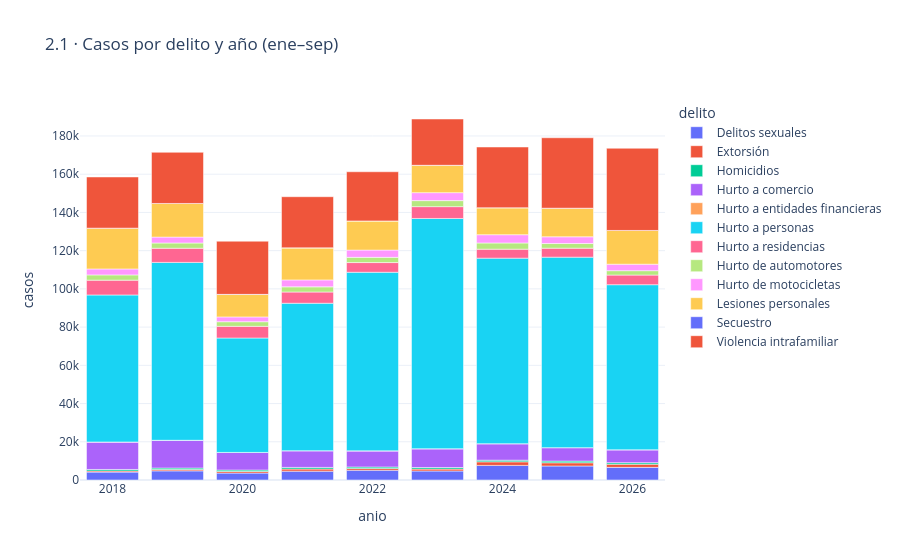

The notebook cell saved with this chart:
### Markdown cell above
## 2.1 ¿Qué delitos pesan más? (volumen total en la ventana comparable)

### Code cell
anual = A.tabla_anual(dfv)
largo = anual.reset_index().melt(id_vars="delito", var_name="anio", value_name="casos")
px.bar(largo, x="anio", y="casos", color="delito", title="2.1 · Casos por delito y año (ene–sep)")

### Figure 1 — Plotly figure (JSON) as saved in the notebook; plotly's stock layout.template omitted (floating-point values rounded to 4 significant figures)
{"data": [{"hovertemplate": "delito=Delitos sexuales<br>anio=%{x}<br>casos=%{y}<extra></extra>", "legendgroup": "Delitos sexuales", "marker": {"color": "#636efa", "pattern": {"shape": ""}}, "name": "Delitos sexuales", "orientation": "v", "showlegend": true, "textposition": "auto", "type": "bar", "x": [2018, 2019, 2020, 2021, 2022, 2023, 2024, 2025, 2026], "xaxis": "x", "y": [4142, 4783, 3624, 4631, 5121, 4721, 7649, 7339, 6613], "yaxis": "y"}, {"hovertemplate": "delito=Extorsión<br>anio=%{x}<br>casos=%{y}<extra></extra>", "legendgroup": "Extorsión", "marker": {"color": "#EF553B", "pattern": {"shape": ""}}, "name": "Extorsión", "orientation": "v", "showlegend": true, "textposition": "auto", "type": "bar", "x": [2018, 2019, 2020, 2021, 2022, 2023, 2024, 2025, 2026], "xaxis": "x", "y": [589, 735, 828, 1111, 948, 992, 1856, 1665, 1639], "yaxis": "y"}, {"hovertemplate": "delito=Homicidios<br>anio=%{x}<br>casos=%{y}<extra></extra>", "legendgroup": "Homicidios", "marker": {"color": "#00cc96", "pattern": {"shape": ""}}, "name": "Homicidios", "orientation": "v", "showlegend": true, "textposition": "auto", "type": "bar", "x": [2018, 2019, 2020, 2021, 2022, 2023, 2024, 2025, 2026], "xaxis": "x", "y": [784, 743, 759, 850, 745, 809, 876, 883, 819], "yaxis": "y"}, {"hovertemplate": "delito=Hurto a comercio<br>anio=%{x}<br>casos=%{y}<extra></extra>", "legendgroup": "Hurto a comercio", "marker": {"color": "#ab63fa", "pattern": {"shape": ""}}, "name": "Hurto a comercio", "orientation": "v", "showlegend": true, "textposition": "auto", "type": "bar", "x": [2018, 2019, 2020, 2021, 2022, 2023, 2024, 2025, 2026], "xaxis": "x", "y": [14341, 14502, 9185, 8714, 8416, 9821, 8600, 7040, 6734], "yaxis": "y"}, {"hovertemplate": "delito=Hurto a entidades financieras<br>anio=%{x}<br>casos=%{y}<extra></extra>", "legendgroup": "Hurto a entidades financieras", "marker": {"color": "#FFA15A", "pattern": {"shape": ""}}, "name": "Hurto a entidades financieras", "orientation": "v", "showlegend": true, "textposition": "auto", "type": "bar", "x": [2018, 2019, 2020, 2021, 2022, 2023, 2024, 2025, 2026], "xaxis": "x", "y": [41, 34, 27, 31, 22, 11, 10, 5, 4], "yaxis": "y"}, {"hovertemplate": "delito=Hurto a personas<br>anio=%{x}<br>casos=%{y}<extra></extra>", "legendgroup": "Hurto a personas", "marker": {"color": "#19d3f3", "pattern": {"shape": ""}}, "name": "Hurto a personas", "orientation": "v", "showlegend": true, "textposition": "auto", "type": "bar", "x": [2018, 2019, 2020, 2021, 2022, 2023, 2024, 2025, 2026], "xaxis": "x", "y": [76921, 93065, 59873, 77145, 93443, 120489, 97095, 99665, 86376], "yaxis": "y"}, {"hovertemplate": "delito=Hurto a residencias<br>anio=%{x}<br>casos=%{y}<extra></extra>", "legendgroup": "Hurto a residencias", "marker": {"color": "#FF6692", "pattern": {"shape": ""}}, "name": "Hurto a residencias", "orientation": "v", "showlegend": true, "textposition": "auto", "type": "bar", "x": [2018, 2019, 2020, 2021, 2022, 2023, 2024, 2025, 2026], "xaxis": "x", "y": [7747, 7407, 6105, 5870, 5078, 6189, 4687, 4698, 5036], "yaxis": "y"}, {"hovertemplate": "delito=Hurto de automotores<br>anio=%{x}<br>casos=%{y}<extra></extra>", "legendgroup": "Hurto de automotores", "marker": {"color": "#B6E880", "pattern": {"shape": ""}}, "name": "Hurto de automotores", "orientation": "v", "showlegend": true, "textposition": "auto", "type": "bar", "x": [2018, 2019, 2020, 2021, 2022, 2023, 2024, 2025, 2026], "xaxis": "x", "y": [2755, 2737, 2417, 2710, 2721, 3149, 3252, 2437, 2297], "yaxis": "y"}, {"hovertemplate": "delito=Hurto de motocicletas<br>anio=%{x}<br>casos=%{y}<extra></extra>", "legendgroup": "Hurto de motocicletas", "marker": {"color": "#FF97FF", "pattern": {"shape": ""}}, "name": "Hurto de motocicletas", "orientation": "v", "showlegend": true, "textposition": "auto", "type": "bar", "x": [2018, 2019, 2020, 2021, 2022, 2023, 2024, 2025, 2026], "xaxis": "x", "y": [3107, 3096, 2515, 3632, 3808, 4168, 4322, 3518, 3392], "yaxis": "y"}, {"hovertemplate": "delito=Lesiones personales<br>anio=%{x}<br>casos=%{y}<extra></extra>", "legendgroup": "Lesiones personales", "marker": {"color": "#FECB52", "pattern": {"shape": ""}}, "name": "Lesiones personales", "orientation": "v", "showlegend": true, "textposition": "auto", "type": "bar", "x": [2018, 2019, 2020, 2021, 2022, 2023, 2024, 2025, 2026], "xaxis": "x", "y": [21344, 17583, 11788, 16761, 15248, 14304, 14094, 14933, 17636], "yaxis": "y"}, {"hovertemplate": "delito=Secuestro<br>anio=%{x}<br>casos=%{y}<extra></extra>", "legendgroup": "Secuestro", "marker": {"color": "#636efa", "pattern": {"shape": ""}}, "name": "Secuestro", "orientation": "v", "showlegend": true, "textposition": "auto", "type": "bar", "x": [2018, 2019, 2020, 2021, 2022, 2023, 2024, 2025, 2026], "xaxis": "x", "y": [10, 4, 10, 7, 7, 12, 9, 36, 23], "yaxis": "y"}, {"hovertemplate": "delito=Violencia intrafamiliar<br>anio=%{x}<br>casos=%{y}<extra></extra>", "legendgroup": "Violencia intrafamiliar", "marker": {"color": "#EF553B", "pattern": {"shape": ""}}, "name": "Violencia intrafamiliar", "orientation": "v", "showlegend": true, "textposition": "auto", "type": "bar", "x": [2018, 2019, 2020, 2021, 2022, 2023, 2024, 2025, 2026], "xaxis": "x", "y": [26776, 26768, 27814, 26761, 25719, 24215, 31782, 36850, 43013], "yaxis": "y"}], "layout": {"barmode": "relative", "legend": {"title": {"text": "delito"}, "tracegroupgap": 0}, "title": {"text": "2.1 · Casos por delito y año (ene–sep)"}, "xaxis": {"anchor": "y", "domain": [0, 1], "title": {"text": "anio"}}, "yaxis": {"anchor": "x", "domain": [0, 1], "title": {"text": "casos"}}}}
